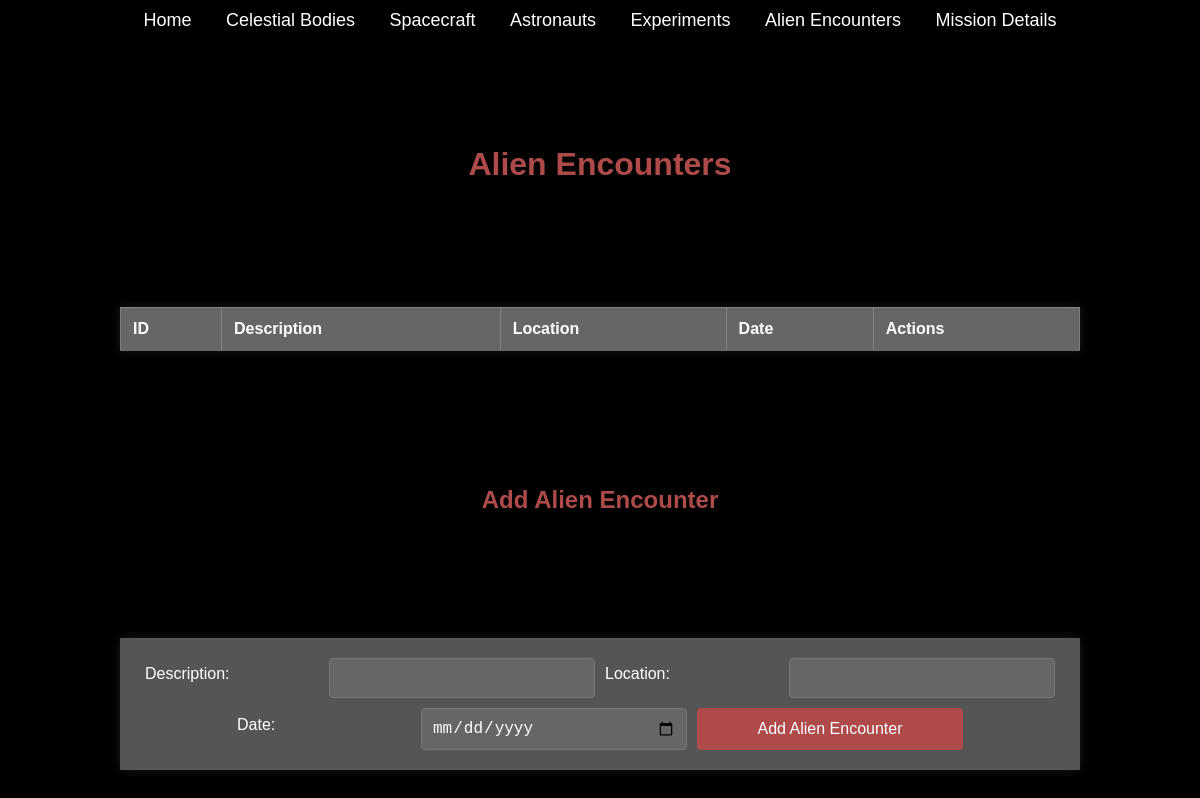
The page /alien_encounters on the database as committed earlier.
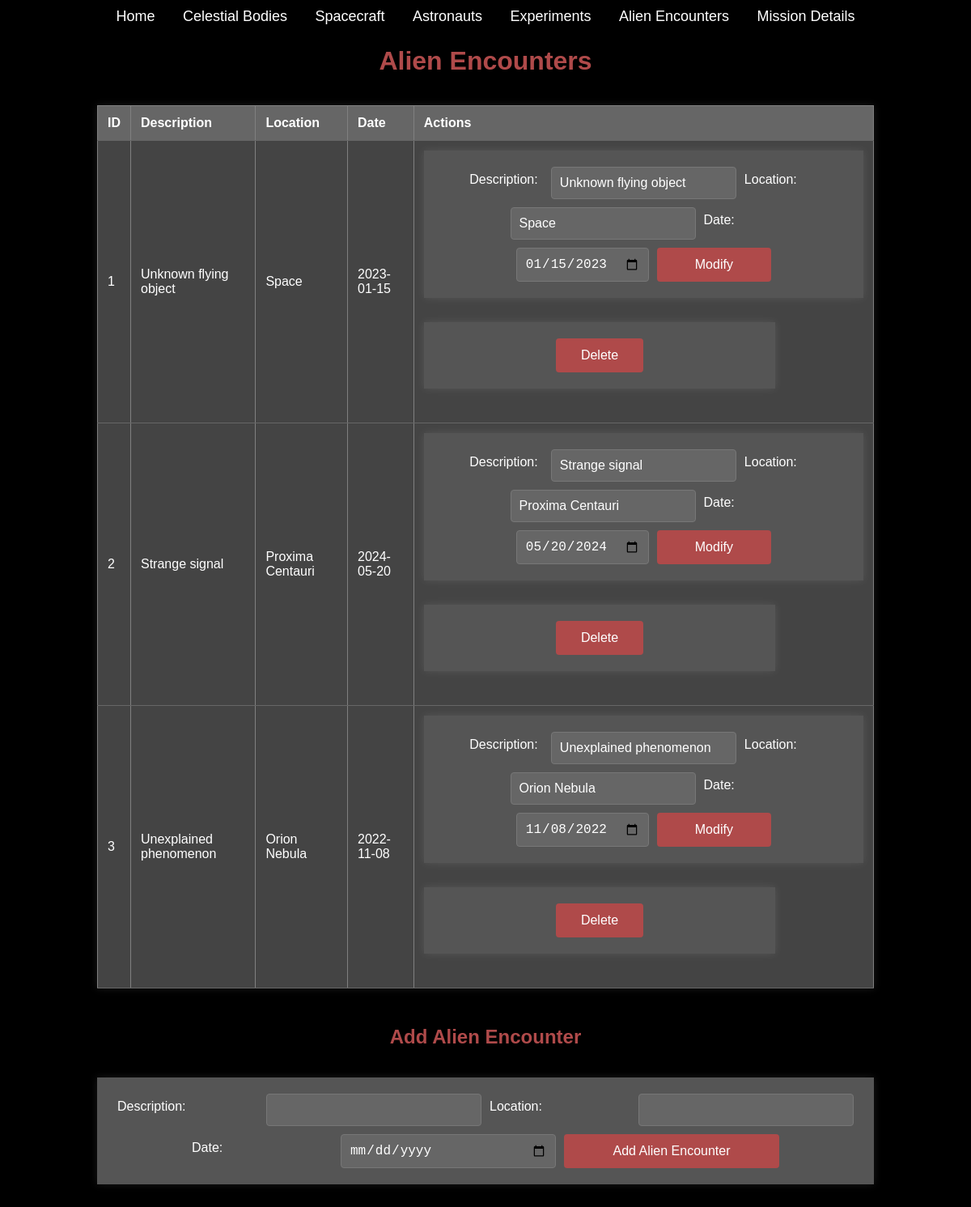
The same page on the database as committed later.
### app.py (models this page shows)
class AlienEncounter(db.Model):
    id = db.Column(db.Integer, primary_key=True)
    description = db.Column(db.String(100), nullable=False)
    location = db.Column(db.String(50), nullable=False)
    date = db.Column(db.String(20), nullable=False)

### app.py (the view)
@app.route('/alien_encounters')
def alien_encounters():
    return render_template('alien_encounters.html', alien_encounters=AlienEncounter.query.all())

### templates/alien_encounters.html (shortened to what this page needs)
<!DOCTYPE html>
<html lang="en">
  <head>
    <link
      rel="stylesheet"
      href="{{ url_for('static', filename='index.css') }}"
    />
  </head>
  <body>
    <div class="navbar">
      <a href="/">Home</a>
      <a href="/celestial_bodies">Celestial Bodies</a>
      <a href="/spacecraft">Spacecraft</a>
      <a href="/astronauts">Astronauts</a>
      <a href="/experiments">Experiments</a>
      <a href="/alien_encounters">Alien Encounters</a>
      <a href="/mission_details">Mission Details</a>
    </div>
    <h1>Alien Encounters</h1>
    <table border="1">
      <tr>
        <th>ID</th>
        <th>Description</th>
        <th>Location</th>
        <th>Date</th>
        <th>Actions</th>
      </tr>
      {% for encounter in alien_encounters %}
      <tr>
        <td>{{ encounter.id }}</td>
        <td>{{ encounter.description }}</td>
        <td>{{ encounter.location }}</td>
        <td>{{ encounter.date }}</td>
        <td>
          <form
            class="modify"
            method="POST"
            action="{{ url_for('modify_alien_encounter', id=encounter.id) }}"
          >
            <label for="description">Description:</label>
            <input
              type="text"
              id="description"
              name="description"
              value="{{ encounter.description }}"
              required
            />
            <label for="location">Location:</label>
            <input
              type="text"
              id="location"
              name="location"
              value="{{ encounter.location }}"
              required
            />
            <label for="date">Date:</label>
            <input
              type="date"
              id="date"
              name="date"
              value="{{ encounter.date }}"
              required
            />
            <button type="submit">Modify</button>
          </form>
          <form
            method="POST"
            action="{{ url_for('delete_alien_encounter', id=encounter.id) }}"
          >
            <button type="submit">Delete</button>
          </form>
        </td>
      </tr>
      {% endfor %}
    </table>
    <h2>Add Alien Encounter</h2>
    <form
      class="ajax-form"
      id="alien-encounter-form"
      action="/add_alien_encounter"
      method="post"
    >
      <label for="description">Description:</label>
      <input type="text" id="description" name="description" required />
      <label for="location">Location:</label>
      <input type="text" id="location" name="location" required />
      <label for="date">Date:</label>
      <input type="date" id="date" name="date" required />
      <button type="submit">Add Alien Encounter</button>
    </form>
  </body>
</html>

Rows that differ between the two databases and show on the page:
added AlienEncounter: id "1", description "Unknown flying object", location "Space", date "2023-01-15", date "01/15/2023"
added AlienEncounter: id "2", description "Strange signal", location "Proxima Centauri", date "2024-05-20", date "05/20/2024"
added AlienEncounter: id "3", description "Unexplained phenomenon", location "Orion Nebula", date "2022-11-08", date "11/08/2022"
